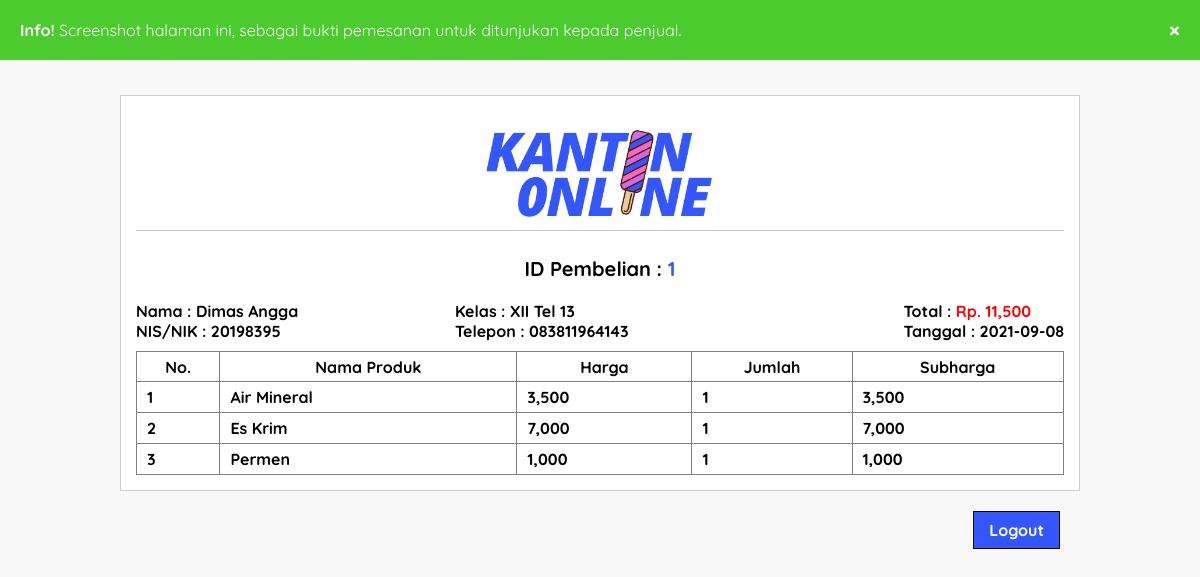
The app's page /user/nota.php?id=1 (signed in) with its own data.
### tables this page shows
CREATE TABLE `tb_purchase` (
  `purchase_id` int(11) NOT NULL,
  `user_id` int(11) NOT NULL,
  `purchase_date` date NOT NULL,
  `purchase_total` int(11) NOT NULL,
  `purchase_status` tinyint(4) NOT NULL
);

CREATE TABLE `tb_user` (
  `user_id` int(11) NOT NULL,
  `user_name` varchar(50) NOT NULL,
  `username` varchar(50) NOT NULL,
  `password` varchar(100) NOT NULL,
  `user_telp` varchar(20) NOT NULL,
  `user_class` text NOT NULL
);

CREATE TABLE `tb_product_purchase` (
  `product_purchase_id` int(11) NOT NULL,
  `purchase_id` int(11) NOT NULL,
  `product_id` int(11) NOT NULL,
  `jumlah` int(11) NOT NULL
);

CREATE TABLE `tb_product` (
  `product_id` int(11) NOT NULL,
  `category_id` int(11) NOT NULL,
  `product_name` varchar(100) NOT NULL,
  `product_price` int(11) NOT NULL,
  `product_description` text NOT NULL,
  `product_image` varchar(100) NOT NULL,
  `product_status` tinyint(1) NOT NULL,
  `date_created` timestamp NOT NULL DEFAULT current_timestamp()
);

### user/nota.php (the view, shortened to what this page needs)
<?php
	include '../db.php';
?>
<!DOCTYPE html>
<html>
<head>
	<link rel="stylesheet" type="text/css" href="../css/style.css">
</head>
<body>
	<div class="alert">
	  <span class="closebtn" onclick="this.parentElement.style.display='none';">&times;</span>
	  <strong>Info!</strong> Screenshot halaman ini, sebagai bukti pemesanan untuk ditunjukan kepada penjual.
	</div>
	<div class="section">
		<div class="container">
			<div class="box">
				<img src="../img/logo2.png" align="center" style="width: 250px; display: block; margin-left: auto; margin-right: auto;">
				<?php
					$dapat	= mysqli_query($conn, "SELECT * FROM tb_purchase JOIN tb_user ON tb_purchase.user_id = tb_user.user_id WHERE tb_purchase.purchase_id = '".$_GET['id']."' ");
					$detail	= mysqli_fetch_assoc($dapat);
				?>
				<strong><p style="text-align: center; font-size: 20px; border-top: 1px solid #ccc; padding-top: 25px;">ID Pembelian : <span style="color: #3356FF;"><?php echo $detail['purchase_id'] ?></span></p><br>
				<p style="float: left;">
					Nama : <strong><?php echo $detail['user_name']; ?></strong><br>
					NIS/NIK : <?php echo $detail['username'] ?>
				</p>
				<p style="float: right;">
					Total : <span style="color: red;">Rp. <?php echo number_format($detail['purchase_total']); ?></span><br>
					Tanggal : <?php echo $detail['purchase_date']; ?>
				</p>
				<p style="float: right; margin-bottom: 10px; margin-right: 275px;">
					Kelas : <?php echo $detail['user_class']; ?><br>
					Telepon : <?php echo $detail['user_telp']; ?>
				</p>
				<table border="1" cellspacing="0" class="table">
					<thead>
							<tr>
							<th>No.</th>
							<th>Nama Produk</th>
							<th>Harga</th>
							<th>Jumlah</th>
							<th>Subharga</th>
						</tr>
					</thead>
					<tbody>
						<?php $no = 1; ?>
						<?php $ambil = mysqli_query($conn, "SELECT * FROM tb_product_purchase JOIN tb_product ON tb_product_purchase.product_id = tb_product.product_id WHERE tb_product_purchase.purchase_id = '".$_GET['id']."' "); ?>
						<?php while($pecah = mysqli_fetch_assoc($ambil)){ ?>
						<tr>
							<td><?php echo $no++; ?></td>
							<td><?php echo $pecah['product_name']; ?></td>
							<td><?php echo number_format($pecah['product_price']); ?></td>
							<td><?php echo $pecah['jumlah']; ?></td>
							<td><?php echo number_format($pecah['product_price']*$pecah['jumlah']); ?></td>
						</tr>
						<?php } ?>
					</tbody>
				</table>
			</div>
		</div>
	</div>
	<a href="logout-user.php" class="btn" style="float: right; margin: -30px 140px 0px 0px;">Logout</a>
</body>
</html>

### css/style.css (style rules this page uses)
* { padding: 0; margin: 0; font-family: 'Quicksand', sans-serif; }
body { background-color: #f8f8f8; }
a { color: inherit; text-decoration: none; }
.btn { padding: 8px 15px; background-color: #3356FF; color: #fff; border: 1px solid #000; cursor: pointer; }
.container { width: 80%; margin: 0 auto; }
.container:after { content: ''; display: block; clear: both; }
.section { padding: 25px 0; }
.box { background-color: #fff; border: 1px solid #ccc; padding: 15px; box-sizing: border-box; margin: 10px 0 25px 0; }
.box:after { content: ''; display: block; clear: both; }
.table { width: 100%; border-collapse: collapse; }
.table tr { height: 30px; }
.table tr td { padding: 5px 10px; }
.alert { padding: 20px; background-color: #4BCB2E; color: white; }
.closebtn { margin-left: 15px; color: white; font-weight: bold; float: right; font-size: 22px; line-height: 20px; cursor: pointer; transition: 0.3s; }

### records on screen
tb_purchase: purchase_id "1", user.user_name "Dimas Angga", user.username "20198395", purchase_total "11,500", purchase_date "2021-09-08", user.user_class "XII Tel 13", user.user_telp "083811964143"
tb_product_purchase: product.product_name "Air Mineral", product.product_price "3,500", jumlah "1", $pecah['product_price']*$pecah['jumlah'] "3,500"
tb_product_purchase: product.product_name "Es Krim", product.product_price "7,000", jumlah "1", $pecah['product_price']*$pecah['jumlah'] "7,000"
tb_product_purchase: product.product_name "Permen", product.product_price "1,000", jumlah "1", $pecah['product_price']*$pecah['jumlah'] "1,000"
